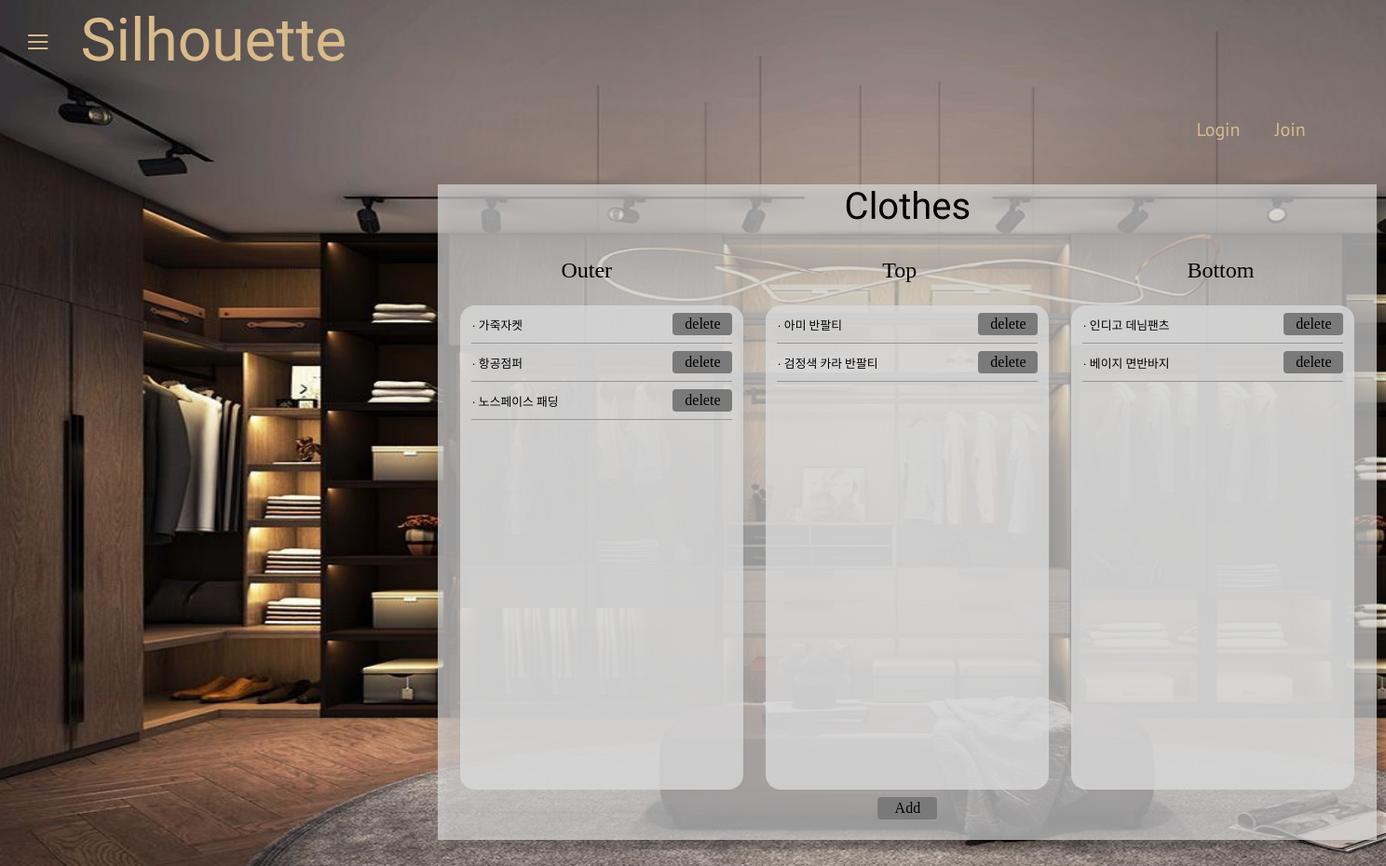
The app's page /closet/clothes/ with its own data.
### closet/models.py (models this page shows, shortened)
class Clothes(models.Model):
    clothes_type = models.CharField(max_length=16, verbose_name='옷 종류')
    clothes_name = models.CharField(max_length=30, verbose_name='옷 이름')
    image_path = models.ImageField(upload_to='media/clothes', null=True, verbose_name='옷 사진')
    clothes_add_dttm = models.DateTimeField(auto_now_add=True, verbose_name='옷 추가시간')
    class Meta:
        db_table = 'clothes'
        verbose_name = '옷'
        verbose_name_plural = '옷'

### closet/views.py (the view)
# urls.py: path('clothes/', views.clothes_view, name='clothes'),
def clothes_view(request):
    outers = Clothes.objects.filter(clothes_type='outer')
    tops = Clothes.objects.filter(clothes_type='top')
    bottoms = Clothes.objects.filter(clothes_type='bottom')
    return render(request, 'clothes.html', {'outers' : outers, 'tops' : tops, 'bottoms': bottoms})

### templates/clothes.html (shortened to what this page needs)
{% load static %}
<!DOCTYPE html>
<html lang="en">
<head>
    <link rel="stylesheet" type="text/css" href="{% static 'css/clothes.css' %}">
</head>
<body>
    <div class="container">
        <div class="first">
            <div>
                <label for="check-btn">
                    <img class="menu" id="menu-icon" src="{% static 'imgs/menu_closet.svg' %}" alt="menu">
                </label>
            </div>
            <a class="title" href="/">Silhouette</a>
        </div>
        <div class="main">
            <nav class="navi">
                {% if 'user' in request.session %}
                    <a class="nav_txt" href="{% url 'logout' %}">Logout</a>
                    <a class="nav_txt" href="{% url 'mypage' %}">My Page</a>
                {% else %}
                    <a class="nav_txt" href="{% url 'login' %}">Login</a>
                    <a class="nav_txt" href="{% url 'join' %}">Join</a>
                {% endif %}
            </nav>
            <div class="second">
                <div class="clothes">
                    <p class="inner_title">Clothes</p>
                    <div class="inner_con">
                        <div class="inner">
                            <p class="inner_subtitle">Outer</p>
                            <p class="inner_subtitle">Top</p>
                            <p class="inner_subtitle">Bottom</p>
                        </div>
                    </div>
                    <div class="inner_con">
                        <div class="inner2">
                            <div class="inner_box">
                                <div class="contents">
                                    <div>
                                        {% for outer in outers %}
                                        <div class="item">
                                            <p id="clothes_name" data-item-id="{{ outer.image_path }}">· {{outer.clothes_name}}</p>
                                            <button class="btn" id="del" data-item-id="{{ outer.id }}">delete</button>
                                        </div>
                                        {% endfor %}
                                    </div>
                                </div>
                            </div>
                            <div class="inner_box">
                                <div class="contents">
                                    <div>
                                        {% for top in tops %}
                                        <div class="item">
                                            <p id="clothes_name" data-item-id="{{ top.image_path }}">· {{top.clothes_name}}</p>
                                            <button class="btn" id="del" data-item-id="{{ top.id }}">delete</button>
                                        </div>
                                        {% endfor %}
                                    </div>
                                </div>
                            </div>
                            <div class="inner_box">
                                <div class="contents">
                                    <div>
                                        {% for bottom in bottoms %}
                                        <div class="item">
                                            <p id="clothes_name" data-item-id="{{ bottom.image_path }}">· {{bottom.clothes_name}}</p>
                                            <button class="btn" id="del" data-item-id="{{ bottom.id }}">delete</button>
                                        </div>
                                        {% endfor %}
                                    </div>
                                </div>
                            </div>
                        </div>
                    </div>
                    <div class="btn_con">
                        <button class="btn" id="add">Add</button>
                    </div>
                </div>
            </div>
        </div>
    </div>
</body>
</html>

### static/css/clothes.css (style rules this page uses)
body { background-image: url('../imgs/MASTER_BEDROOM.jpg'); background-repeat: no-repeat; background-size: 2400px 1200px; zoom: 0.8; }
.menu { width: 27px; height: 27px; cursor: pointer; margin-left: 30px; margin-top: 35px; }
.container { display: flex; }
.first { width: 380px; height: 100vh; position: relative; }
.first .title { font-size: 80px; font-family: 'Allura'; text-decoration: none; color:#D9BA8B; position: absolute; top: 0; left: 100px; }
.container .main { width: calc(100% - 380px); margin-top: 100px; }
.navi { margin-top: 50px; font-family: 'PT Sans'; font-size: 25px; float: right; margin-right: 60px; }
.navi .nav_txt { text-decoration: none; color: #D9BA8B; margin-right: 40px; }
.second { margin-top: 140px; margin-left: 200px; }
.second .clothes { width: 1260px; height: 880px; background: rgba(217, 217, 217, 0.70); filter: drop-shadow(10px 10px 4px rgba(0, 0, 0, 0.25)); }
.second .clothes .inner_title { font-family: 'Allura'; font-size: 50px; text-align: center; margin-bottom: 10px; }
.second .clothes .inner_con { display: flex; justify-content: center; }
.second .clothes .inner { width: 930px; display: flex; justify-content: space-between; }
.second .clothes .inner .inner_subtitle { font-family: 'PT Serif'; font-size: 30px; }
.second .clothes .inner2 { width: 1200px; display: flex; justify-content: space-between; }
.second .clothes .inner2 .inner_box { width: 380px; height: 650px; border-radius: 20px; background: rgba(217, 217, 217, 0.80); overflow-y: auto; }
.second .clothes .inner2 .inner_box .contents { display: flex; justify-content: center; }
.second .clothes .inner2 .inner_box .contents .item { width: 350px; height: 50px; display: flex; justify-content: space-between; align-items: center; border-bottom: 1px solid #959595; cursor: pointer; }
.second .clothes .inner2 .inner_box .contents .item .btn { width: 80px; height: 30px; border-radius: 5px; border: none; background: #7a7a7a; font-family: 'PT Serif'; font-size: 20px; cursor: pointer; }
.second .clothes .btn_con { display: flex; justify-content: center; }
.second .clothes .btn_con .btn { width: 80px; height: 30px; border-radius: 5px; border: none; background: #7a7a7a; font-family: 'PT Serif'; font-size: 20px; cursor: pointer; margin-top: 10px; margin-bottom: 10px; }

### records on screen
Clothes: clothes_name "가죽자켓"
Clothes: clothes_name "항공점퍼"
Clothes: clothes_name "노스페이스 패딩"
Clothes: clothes_name "아미 반팔티"
Clothes: clothes_name "검정색 카라 반팔티"
Clothes: clothes_name "인디고 데님팬츠"
Clothes: clothes_name "베이지 면반바지"
